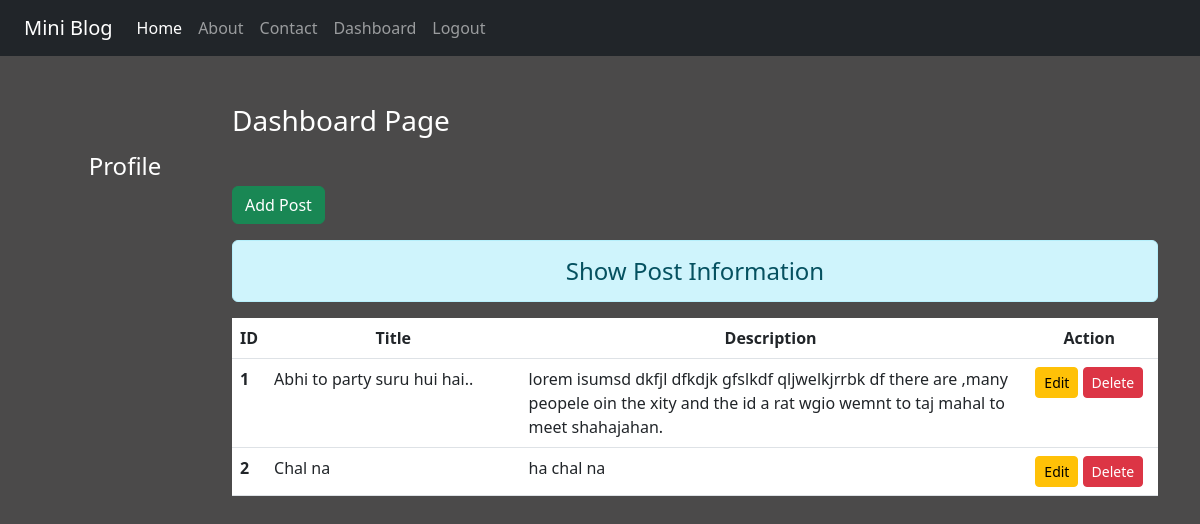
Before: /dashboard/ (signed in) with the older database file.
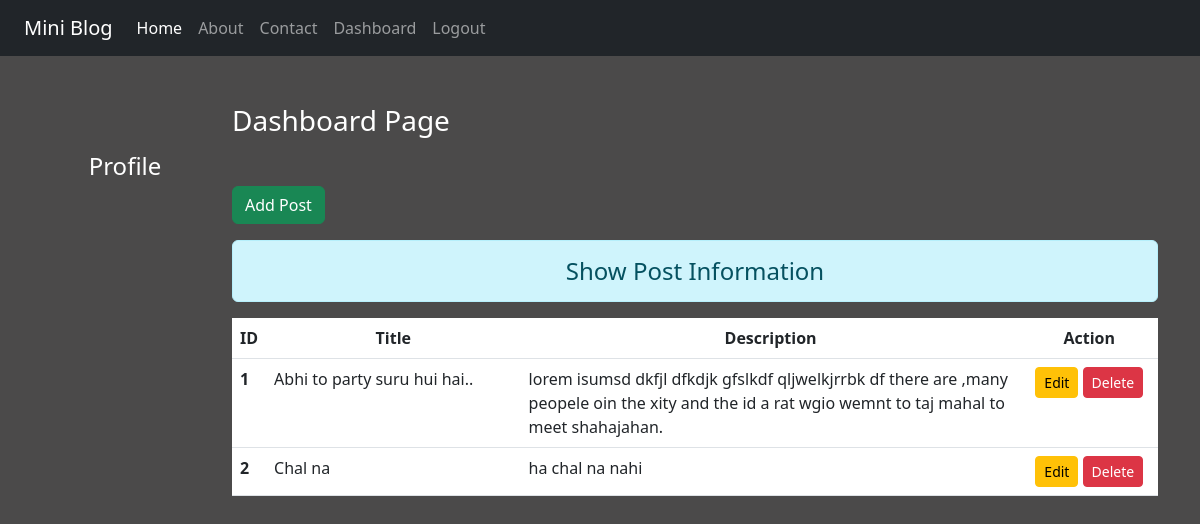
After: the same page with the newer database file.
### reg/models.py (models this page shows)
class Post(models.Model):
    title = models.CharField(max_length=150)
    desc = models.TextField()

### reg/views.py (the view)
# urls.py: path('dashboard/', views.Dashboard, name='dashboard'),
def Dashboard(request):
    if request.user.is_authenticated:
        posts = Post.objects.all()
        user = request.user
        full_name = user.get_full_name()
        gps = user.groups.all()
        return render(request, 'reg/dashboard.html', {'posts':posts, 'full_name':full_name,'groups':gps})
    else:
        return HttpResponseRedirect('/login/')

### reg/templates/reg/dashboard.html (shortened to what this page needs)
{% extends 'reg/base.html' %}
{% load static %}
{% block side %}
<div class="col-sm-2 text-white my-5 text-center">
    <h4 class="my-5">Profile</h4>
</div>
{% endblock side %}
{% block content %}
<div class="col-sm-10">
    <h3 class="text-white my-5">Dashboard Page</h3>
    <a href="{% url 'addpost' %}" class="btn btn-success">Add Post</a>
    <h4 class="text-center alert alert-info mt-3">Show Post Information</h4>
    {% if posts %}
    <table class="table table-hover bg-white">
        <thead>
            <tr class="text-center">
                <th scope="col" style="width:2%">ID</th>
                <th scope="col" style="width:28%">Title</th>
                <th scope="col" style="width:55%">Description</th>
                <th scope="col" style="width:15%">Action</th>
            </tr>
        </thead>
        <tbody>
            {% for post in posts %}
            <tr>
                <th scope="row">{{post.id}}</th>
                <td>{{post.title}}</td>
                <td>{{post.desc}}</td>
                <td class="text-center">
                <a href="{% url 'updatepost' post.id %}" class="btn btn-warning btn-sm">Edit</a>
                {% if perms.bolg.delete_post %}
                <form action="{% url 'deletepost' post.id %}" method="post" class="d-inline">{% csrf_token %}
                    <input type="submit" class="btn btn-danger btn-sm" value="Delete">
                </form>
                {% endif %}
            </td>
            </tr>
            {% endfor  %}
        </tbody>
    </table>
    {% else %}
    <h4 class="text-center alert alert-warning"> No Records</h4>
    {% endif %}
</div>
{% endblock content %}

Changed rows visible on the page:
changed Post "Chal na": desc "ha chal na" → "ha chal na nahi"
